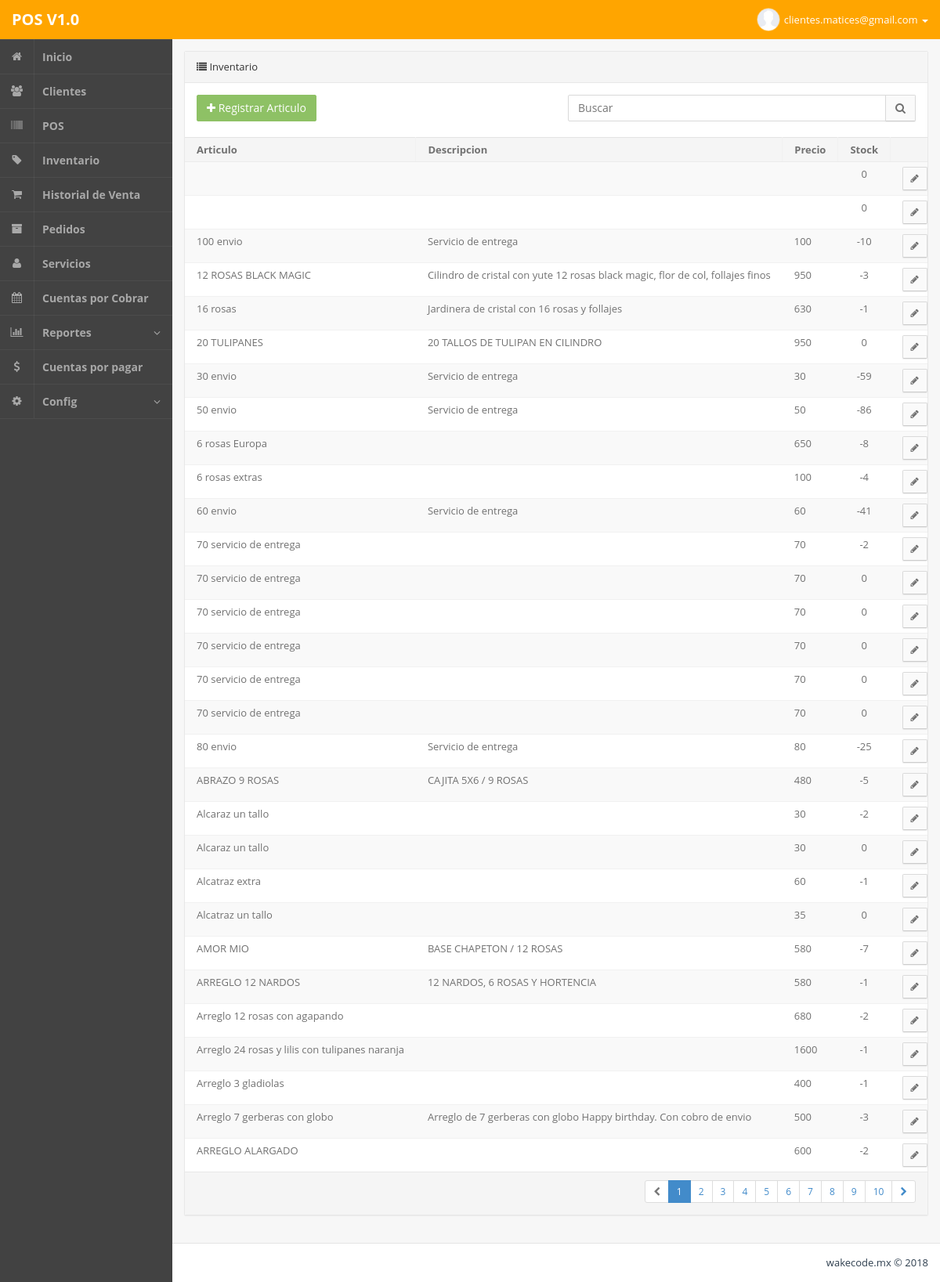
Page /admin.php?m=inventario (signed in) on the committed database.
### tables this page shows
CREATE TABLE IF NOT EXISTS `articulos` (
  `idarticulos` int(255) NOT NULL,
  `imagen` varchar(100) NOT NULL,
  `articulo` varchar(200) NOT NULL,
  `precio` varchar(100) NOT NULL,
  `stock` int(10) NOT NULL,
  `alerta` int(10) NOT NULL,
  `descripcion` text NOT NULL,
  `observaciones` text NOT NULL
);

### php/inventario.php (the view, shortened to what this page needs)
<section class="panel panel-default pos-rlt clearfix">
	<header class="panel-heading"> <i class="fa fa-list "></i> Inventario </header>
	<div class="row wrapper">
		<div class="col-md-6 m-b-xs">
			<a href="admin.php?m=inventarioAgregar" class="pull-left btn btn-md btn-success"><i class="fa fa-plus"></i> Registrar Articulo </a>
		</div>
		<div class="col-md-6">
			<form action="" method="get">
				<div class="input-group">
					<input type="text" class="input-md form-control" name="buscar" placeholder="Buscar"> <span class="input-group-btn"> <button class="btn btn-md btn-default" type="submit"> <i class="fa fa-search"></i> </button> </span>
				</div>
			</form>
		</div>
	</div>
	<div class="table-responsive">
		<table class="table table-striped b-t b-light">
			<thead>
				<tr>
					<th>Articulo</th>
					<th>Descripcion</th>
					<th>Precio</th>
					<th>Stock</th>
					<th width="180"></th>
				</tr>
			</thead>
			<tbody>
<?php
			if ( isset($_GET['buscar']) ){
				$buscar = mysql_real_escape_string($_GET['buscar']);
				$consulta  = "SELECT * FROM articulos
					WHERE (articulos.articulo LIKE '%".$buscar."%' OR articulos.descripcion LIKE '%".$buscar."%')
					ORDER BY articulos.articulo ASC";
					$url = "admin.php?m=inventario&buscar=".$buscar;
			} else {
				$consulta  = "SELECT * FROM articulos ORDER BY articulo ASC";
				$url = "admin.php?m=inventario";
			}
$rows_per_page = 30;
if(isset($_GET['pag']))
	$page = mysql_real_escape_string($_GET['pag']);
else if (@$_GET['pag'] == "0")
	$page = 1;
else
	$page = 1;
$num_rows 		= mysql_num_rows(mysql_query($consulta));
$lastpage		= ceil($num_rows / $rows_per_page);
$page     = (int)$page;
$limit 		= 'LIMIT '. ($page -1) * $rows_per_page . ',' .$rows_per_page;
$consulta  .=" $limit";
$consulta = mysql_query($consulta);
			while($q = mysql_fetch_object($consulta)){
				if ( ($q->alerta > 0) && ($q->stock <= $q->alerta) ){
					$alerta = "<label class='label bg-danger'> bajo stock </label>";
				} else {
					$alerta = "";
				}
?>
				<tr>
					<td><?php echo $q->articulo;?></td>
					<td><?php echo $q->descripcion;?></td>
					<td><?php echo $q->precio;?></td>
					<td class="text-center"><?php echo $q->stock;?> <?php echo $alerta; ?></td>
					<td class="text-right">
						<a href="admin.php?m=inventarioEditar&id=<?php echo $q->idarticulos; ?>" class="btn btn-sm btn-default"> <i class="fa fa-pencil"></i> </a> &nbsp;
					</td>
				</tr>
<?php
			}
?>
			</tbody>
		</table>
	</div>
	<footer class="panel-footer">
		<div class="row">
<?php
		if ( isset( $_GET['buscar']) ){
?>
			<div class="col-md-6">
			</div>
			<div class="col-md-6 text-right text-center-xs">
<?php
		} else {
?>
			<div class="col-md-12 text-right text-center-xs">
<?php
		}
?>
				<ul class="pagination pagination-sm m-t-none m-b-none">
<?php
	if($num_rows != 0){
		$nextpage = $page + 1;
		if ($page == 1) {
			echo '<li class="disabled"><a href="#"><i class="fa fa-chevron-left"></i></a></li>';
			echo '<li class="active"><a href="">1</a></li>';
			for($i= $page+1; $i<= $lastpage ; $i++){
				echo '<li><a href="'.$url.'&pag='.$i.'">'.$i.'</a></li> ';
			}
			if($lastpage >$page ){
				echo '<li><a href="'.$url.'&pag='.$nextpage.'"><i class="fa fa-chevron-right"></i></a></li>';
			}else{
				echo '<li class="disabled"><a href="#"><i class="fa fa-chevron-right"></i></a></li>';
			}
		}
	}
?>
				</ul>
			</div>
		</div>
	</footer>
</section>

### admin.php (style rules this page uses)
td,th { white-space: nowrap; }
.table-responsive { width: 100%; margin-bottom: 15px; overflow-x: auto; overflow-y: hidden; }

### rows in the picture
articulos: stock "0"
articulos: stock "0"
articulos: articulo "100 envio", descripcion "Servicio de entrega", precio "100", stock "-10"
articulos: articulo "12 ROSAS BLACK MAGIC", descripcion "Cilindro de cristal con yute 12 rosas black magic, flor de col, follajes finos", precio "950", stock "-3"
articulos: articulo "16 rosas", descripcion "Jardinera de cristal con 16 rosas y follajes", precio "630", stock "-1"
articulos: articulo "20 TULIPANES", descripcion "20 TALLOS DE TULIPAN EN CILINDRO", precio "950", stock "0"
articulos: articulo "30 envio", descripcion "Servicio de entrega", precio "30", stock "-59"
articulos: articulo "50 envio", descripcion "Servicio de entrega", precio "50", stock "-86"
articulos: articulo "6 rosas Europa", precio "650", stock "-8"
articulos: articulo "6 rosas extras", precio "100", stock "-4"
articulos: articulo "60 envio", descripcion "Servicio de entrega", precio "60", stock "-41"
articulos: articulo "70 servicio de entrega", precio "70", stock "-2"
articulos: articulo "70 servicio de entrega", precio "70", stock "0"
articulos: articulo "70 servicio de entrega", precio "70", stock "0"
articulos: articulo "70 servicio de entrega", precio "70", stock "0"
articulos: articulo "70 servicio de entrega", precio "70", stock "0"
articulos: articulo "70 servicio de entrega", precio "70", stock "0"
articulos: articulo "80 envio", descripcion "Servicio de entrega", precio "80", stock "-25"
articulos: articulo "ABRAZO 9 ROSAS", descripcion "CAJITA 5X6 / 9 ROSAS", precio "480", stock "-5"
articulos: articulo "Alcaraz un tallo", precio "30", stock "-2"
articulos: articulo "Alcaraz un tallo", precio "30", stock "0"
articulos: articulo "Alcatraz extra", precio "60", stock "-1"
articulos: articulo "Alcatraz un tallo", precio "35", stock "0"
articulos: articulo "AMOR MIO", descripcion "BASE CHAPETON / 12 ROSAS", precio "580", stock "-7"
articulos: articulo "ARREGLO 12 NARDOS", descripcion "12 NARDOS, 6 ROSAS Y HORTENCIA", precio "580", stock "-1"
articulos: articulo "Arreglo 12 rosas con agapando", precio "680", stock "-2"
articulos: articulo "Arreglo 24 rosas y lilis con tulipanes naranja", precio "1600", stock "-1"
articulos: articulo "Arreglo 3 gladiolas", precio "400", stock "-1"
articulos: articulo "Arreglo 7 gerberas con globo", descripcion "Arreglo de 7 gerberas con globo Happy birthday. Con cobro de envio", precio "500", stock "-3"
articulos: articulo "ARREGLO ALARGADO", precio "600", stock "-2"

### other values in the picture
$_SESSION['userNm'] "clientes.matices@gmail.com"
